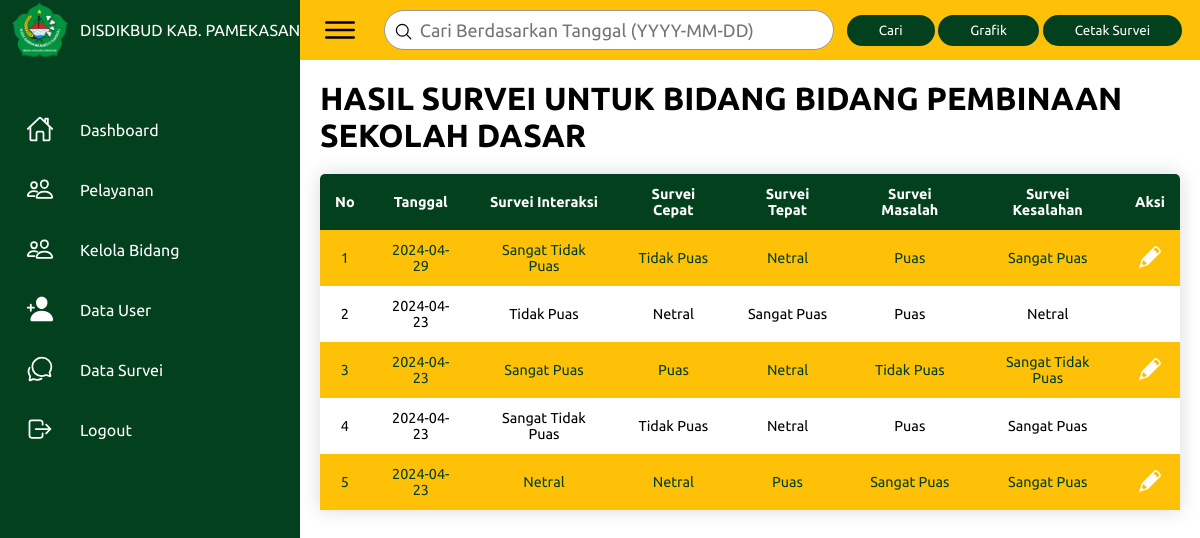
The page /admin/detail_survei.php?id_bidang=5 (signed in) on the database its author committed.
### tables this page shows
CREATE TABLE `profil` (
  `id_profil` int(11) NOT NULL,
  `nama_instansi` varchar(100) NOT NULL,
  `alamat` varchar(100) NOT NULL
);

CREATE TABLE `bidang` (
  `id_bidang` int(11) NOT NULL,
  `id_profil` int(11) NOT NULL,
  `nama_bidang` varchar(100) NOT NULL
);

CREATE TABLE `survei` (
  `id_survei` int(11) NOT NULL,
  `id_bidang` int(11) NOT NULL,
  `tgl_survei` date NOT NULL,
  `survei_interaksi` varchar(20) NOT NULL,
  `survei_cepat` varchar(20) NOT NULL,
  `survei_tepat` varchar(20) NOT NULL,
  `survei_masalah` varchar(20) NOT NULL,
  `survei_kesalahan` varchar(20) NOT NULL
);

### admin/detail_survei.php (the view, shortened to what this page needs)
<!DOCTYPE html>
<html lang="en">
<head>
    <link rel="stylesheet" href="../assets/css/main.css">
</head>
<body>
    <?php include "../config/database.php"; ?>
    <?php include 'layout_navbar_admin.php'; ?>
    <div class="main">
        <div class="topbar">
            <div class="toggle">
                <ion-icon name="menu-outline"></ion-icon>
            </div>
            <form action="" method="get" style="display: flex; align-items: center;">
                <div class="search">
                    <label>
                        <input type="text" name="cari" placeholder="Cari Berdasarkan Tanggal (YYYY-MM-DD)">
                        <ion-icon name="search-outline"></ion-icon>
                    </label>
                </div>
                <div class="filter">
                    <button type="submit">Cari</button>
                </div>
            </form>
            <?php
            $id_bidang = $_GET['id_bidang'];
            ?>
            <div class="user">
                <button class="btn-grafik" type=""><a
                        href="grafik.php?id_bidang=<?php echo $id_bidang; ?>">Grafik</a></button>
            </div>
            <div class="user" id="cetak">
                <form action="cetak_survei.php" method="get">
                    <button type="submit">Cetak Survei</button>
                </form>
            </div>
        </div>
        <div class="tableUsers" id="tableUsers">
            <?php
                if (isset($_GET['id_bidang'])) {
                $id_bidang = $_GET['id_bidang'];
                $data = mysqli_query($conn, "SELECT * FROM bidang WHERE id_bidang ='$id_bidang'");
                $hasil_cari = isset($_GET['cari']) ? $_GET['cari'] : "";
                while ($tampil = mysqli_fetch_array($data)) {
                    if ($hasil_cari != "") {
                        $data_survei = mysqli_query($conn, "SELECT COUNT(*) AS total FROM survei WHERE id_bidang = '$id_bidang' AND tgl_survei = '$hasil_cari'");
                        $jumlah_survei = mysqli_fetch_assoc($data_survei)['total'];
                        if ($jumlah_survei > 0) {
                            echo "<h1>HASIL SURVEI UNTUK TANGGAL " . $hasil_cari . "</h1>";
                        } else {
                            echo "<h1>TIDAK ADA HASIL CARI UNTUK " . $hasil_cari . "</h1>";
                        }
                        $data_user_ditampilkan = true;
                    } else {
                        echo "<h1>HASIL SURVEI UNTUK BIDANG " . $tampil['nama_bidang'] . "</h1>";
                    }
                }
            }
                ?>
            <table class="content-tableUsers">
                <thead>
                    <tr>
                        <th>No</th>
                        <th>Tanggal</th>
                        <th>Survei Interaksi</th>
                        <th>Survei Cepat</th>
                        <th>Survei Tepat</th>
                        <th>Survei Masalah</th>
                        <th>Survei Kesalahan</th>
                        <th>Aksi</th>
                    </tr>
                </thead>
                <tbody align="center">
                    <?php
                    $no = 1;
                if (isset($_GET['cari']) && isset($_GET['id_bidang'])) {
                    $cari = $_GET['cari'];
                    $id_bidang = $_GET['id_bidang'];
                    $cari = mysqli_real_escape_string($conn, $cari);
                    $id_bidang = mysqli_real_escape_string($conn, $id_bidang);
                    $data_rating = mysqli_query($conn, "SELECT * FROM survei WHERE survei.id_bidang = '$id_bidang' AND tgl_survei LIKE '%$cari%' ORDER BY survei.id_survei DESC");
                }else{
                    $id_bidang = $_GET['id_bidang'];
                    $data_rating = mysqli_query($conn, "SELECT * FROM survei WHERE survei.id_bidang = '$id_bidang' ORDER BY survei.id_survei DESC");
                }
                while ($data = mysqli_fetch_assoc($data_rating)) {
                    ?>
                    <tr>
                        <td><?php echo $no++ ?></td>
                        <td><?php echo $data['tgl_survei']; ?></td>
                        <td><?php echo $data['survei_interaksi']; ?></td>
                        <td><?php echo $data['survei_cepat']; ?></td>
                        <td><?php echo $data['survei_tepat']; ?></td>
                        <td><?php echo $data['survei_masalah']; ?></td>
                        <td><?php echo $data['survei_kesalahan']; ?></td>
                        <td>
                            <a
                                href='edit_survei.php?id_bidang=<?php echo $data['id_bidang']; ?>&id_survei=<?php echo $data['id_survei']; ?>'>
                                <i><img
></i>
                            </a>
                        </td>
                    </tr>
                    <?php  }?>
                </tbody>
            </table>
        </div>
</body>
</html>

### admin/layout_navbar_admin.php (shortened to what this page needs)
<!DOCTYPE html>
<html lang="en">
<head>
    <link rel="stylesheet" href="../assets/css/main.css">
</head>
<body>
    <?php include "../config/database.php"; ?>
    <div class="navigation">
        <ul>
            <li>
                <a>
                    <?php
                        $id_profil = $_SESSION['id_profil'];
                        $data = mysqli_query($conn, "SELECT * FROM profil WHERE id_profil='$id_profil'");
                        while ($tampil = mysqli_fetch_array($data) ){ ?>
                    <img src="../assets/imgs/logo.png" class="icon"></img>
                    <span class="title"><?php echo $tampil['nama_instansi'];?></span>
                    <?php } ?>
                </a>
            </li>
            <li>
                <a href="dashboard.php">
                    <span class="icon">
                        <ion-icon name="home-outline"></ion-icon>
                    </span>
                    <span class="title">Dashboard</span>
                </a>
            </li>
            <li>
                <a href="pelayanan.php">
                    <span class="icon">
                        <ion-icon name="people-outline"></ion-icon>
                    </span>
                    <span class="title">Pelayanan</span>
                </a>
            </li>
            <li>
                <a href="kelola_bidang.php">
                    <span class="icon">
                        <ion-icon name="people-outline"></ion-icon>
                    </span>
                    <span class="title">Kelola Bidang</span>
                </a>
            </li>
            <li>
                <a href="dataUser.php">
                    <span class="icon">
                        <ion-icon name="person-add"></ion-icon>
                    </span>
                    <span class="title">Data User</span>
                </a>
            </li>
            <li>
                <a href="survei.php">
                    <span class="icon">
                        <ion-icon name="chatbubbles-outline"></ion-icon>
                    </span>
                    <span class="title">Data Survei</span>
                </a>
            </li>
            <li>
                <a href="../logout.php">
                    <?php
                        include "../config/database.php";
                        $id_profil = $_SESSION['id_profil'];
                        $data = mysqli_query($conn, "SELECT * FROM profil WHERE id_profil='$id_profil'");
                        while ($tampil = mysqli_fetch_array($data) ){
                        ?>
                    <span class="icon">
                        <ion-icon name="log-out-outline"></ion-icon>
                    </span>
                    <span class="title">Logout</span>
                    <?php } ?>
                </a>
            </li>
        </ul>
    </div>
</body>
</html>

### assets/css/main.css (style rules this page uses)
* { font-family: "Ubuntu", sans-serif; margin: 0; padding: 0; box-sizing: border-box; }
:root { --green: #03401d; --white: #fff; --gray: #f5f5f5; --black1: #222; --black2: #999; --yellow: #ffc107; --white2: #f2f3f4; }
body { min-height: 100vh; overflow-x: hidden; }
.navigation { position: fixed; width: 300px; height: 100%; background: var(--green); border-left: 10px solid var(--green); transition: 0.5s; overflow: hidden; }
.navigation ul { position: absolute; top: 0; left: 0; width: 100%; }
.navigation ul li { position: relative; width: 100%; list-style: none; border-top-left-radius: 30px; border-bottom-left-radius: 30px; }
.navigation ul li:nth-child(1) { margin-bottom: 40px; pointer-events: none; }
.navigation ul li a { position: relative; display: block; width: 100%; display: flex; text-decoration: none; color: var(--white); }
.navigation ul li a .icon { position: relative; display: block; min-width: 60px; height: 60px; line-height: 75px; text-align: center; }
.navigation ul li a .icon ion-icon { font-size: 1.75rem; }
.navigation ul li a .title { position: relative; display: block; padding: 0 10px; height: 60px; line-height: 60px; text-align: start; white-space: nowrap; }
.main { position: absolute; width: calc(100% - 300px); left: 300px; min-height: 100vh; background: var(--white); transition: 0.5s; }
.topbar { width: 100%; height: 60px; display: flex; justify-content: space-between; align-items: center; padding: 0 10px; background: var(--yellow); }
.toggle { position: relative; width: 60px; height: 60px; display: flex; justify-content: center; align-items: center; font-size: 2.5rem; cursor: pointer; }
.search { position: relative; width: 450px; margin: 0 10px; }
.search label { position: relative; width: auto; }
.search label input { width: 100%; height: 40px; border-radius: 40px; padding: 5px 20px; padding-left: 35px; font-size: 18px; outline: none; border: 1px solid var(--black2); }
.search label ion-icon { position: absolute; top: 0; left: 10px; font-size: 1.2rem; }
.filter { font-size: 18px; }
button { position: relative; padding: 6px 30px; left: -8px; border: 2px solid var(--green); background-color: var(--green); color: var(--white); border-radius: 40px; }
.tableUsers { margin: 20px; }
.content-tableUsers { border-collapse: collapse; margin: 20px 0; font-size: 0.9em; min-width: 400px; border-radius: 5px 5px 0 0; overflow: hidden; box-shadow: 0 0 20px rgba(0, 0, 0, 0.15); width: 100%; }
.content-tableUsers thead tr { background-color: var(--green); color: var(--white); text-align: left; font-weight: bold; text-align: center; }
.content-tableUsers th, .content-tableUsers td { padding: 12px 15px; }
.content-tableUsers tbody tr:nth-child(odd) { background-color: var(--yellow); color: var(--green); }
.btn-grafik a { text-decoration: none; color: var(--white); }

### rows shown on the page
profil: nama_instansi "DISDIKBUD KAB. PAMEKASAN"
bidang: nama_bidang "BIDANG PEMBINAAN SEKOLAH DASAR"
survei: tgl_survei "2024-04-29", survei_interaksi "Sangat Tidak Puas", survei_cepat "Tidak Puas", survei_tepat "Netral", survei_masalah "Puas", survei_kesalahan "Sangat Puas"
survei: tgl_survei "2024-04-23", survei_interaksi "Tidak Puas", survei_cepat "Netral", survei_tepat "Sangat Puas", survei_masalah "Puas", survei_kesalahan "Netral"
survei: tgl_survei "2024-04-23", survei_interaksi "Sangat Puas", survei_cepat "Puas", survei_tepat "Netral", survei_masalah "Tidak Puas", survei_kesalahan "Sangat Tidak Puas"
survei: tgl_survei "2024-04-23", survei_interaksi "Sangat Tidak Puas", survei_cepat "Tidak Puas", survei_tepat "Netral", survei_masalah "Puas", survei_kesalahan "Sangat Puas"
survei: tgl_survei "2024-04-23", survei_interaksi "Netral", survei_cepat "Netral", survei_tepat "Puas", survei_masalah "Sangat Puas", survei_kesalahan "Sangat Puas"
